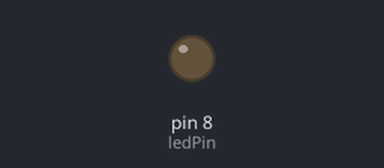
Bench run of a sketch on a simulated Arduino Uno, built with avr-gcc and run on an emulated ATmega328P. On the bench: output pins drawn as LEDs (lit = HIGH).

Above: at 1.9 s.
At 5.37 s:
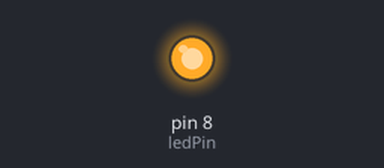
Timing chart, 0 to 5.8 s (numbered marks = the images above):
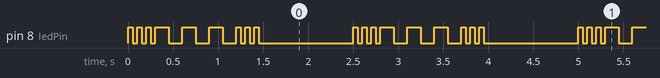

The sketch:

SOSWithVariables.ino
```cpp
int ledPin=8;
int dit=50;
int dah=150;
int longW=1000;

void setup() {
  // put your setup code here, to run once:
pinMode(ledPin,OUTPUT);
}

void loop() {
  // put your main code here, to run repeatedly:
  //S
digitalWrite(ledPin,HIGH);
delay(dit);
digitalWrite(ledPin,LOW);
delay(dit);
digitalWrite(ledPin,HIGH);
delay(dit);
digitalWrite(ledPin,LOW);
delay(dit);
digitalWrite(ledPin,HIGH);
delay(dit);
digitalWrite(ledPin,LOW);
delay(dit);
// O
digitalWrite(ledPin,HIGH);
delay(dah);
digitalWrite(ledPin,LOW);
delay(dah);
digitalWrite(ledPin,HIGH);
delay(dah);
digitalWrite(ledPin,LOW);
delay(dah);
digitalWrite(ledPin,HIGH);
delay(dah);
digitalWrite(ledPin,LOW);
delay(dah);

//S
digitalWrite(ledPin,HIGH);
delay(dit);
digitalWrite(ledPin,LOW);
delay(dit);
digitalWrite(ledPin,HIGH);
delay(dit);
digitalWrite(ledPin,LOW);
delay(dit);
digitalWrite(ledPin,HIGH);
delay(dit);
digitalWrite(ledPin,LOW);
delay(dit);

//Delay

delay(longW);
}
```

Measured:
- by itself, pin 8 (ledPin): repeats every 2.5 s: 2 × (LOW 0.05 s, HIGH 0.05 s), LOW 0.05 s, 3 × (HIGH 0.15 s, LOW 0.15 s), 2 × (HIGH 0.05 s, LOW 0.05 s), HIGH 0.05 s, LOW 1.1 s, HIGH 0.05 s
